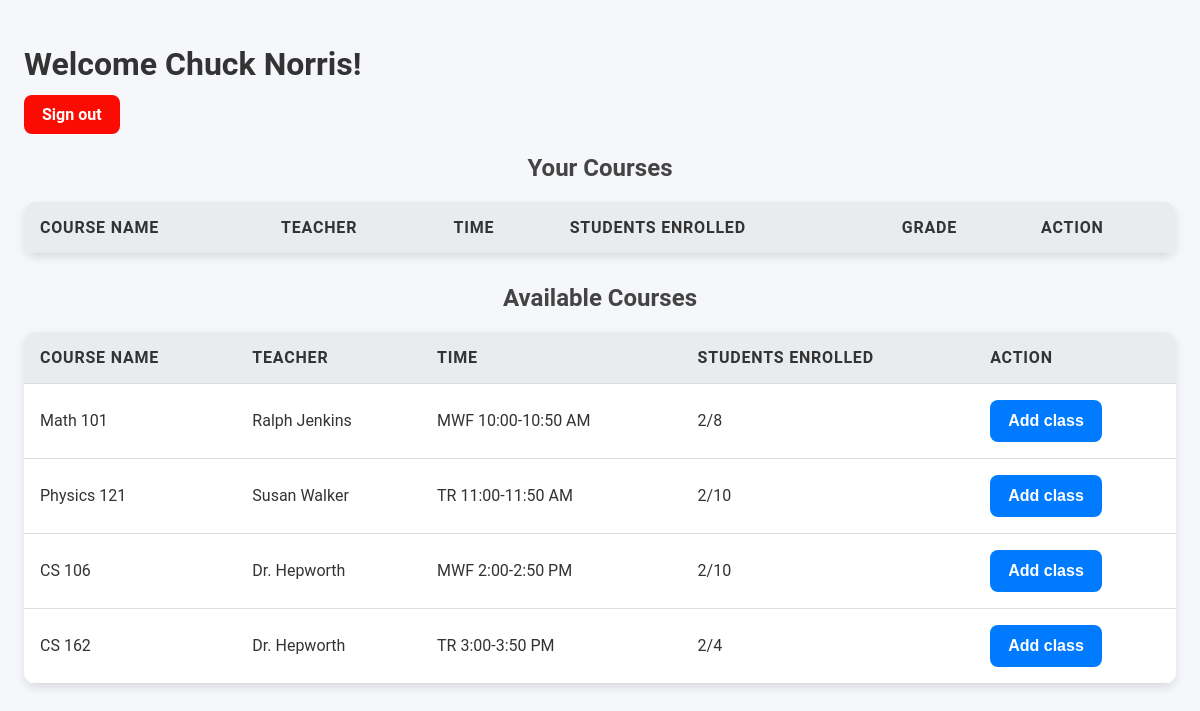
The app's page /dashboard (signed in) with its own data.
### app.py (models this page shows, shortened)
class User(UserMixin, db.Model):
    id = db.Column(db.Integer, primary_key=True)
    username = db.Column(db.String(80), unique=True, nullable=False)
    password_hash = db.Column(db.String(120), nullable=False)
    role = db.Column(db.String(20), nullable=False)
    display_name = db.Column(db.String(100))

class Course(db.Model):
    id = db.Column(db.Integer, primary_key=True)
    name = db.Column(db.String(100), nullable=False)
    teacher_id = db.Column(db.Integer, db.ForeignKey('user.id'), nullable=False)
    time = db.Column(db.String(50), nullable=False)
    capacity = db.Column(db.Integer, nullable=False)
    teacher = db.relationship('User', backref='courses')

### app.py (the view)
@app.route('/dashboard')
@login_required
def dashboard():
    if current_user.role == 'student':
        enrollments = Enrollment.query.filter_by(student_id=current_user.id).all()
        courses = Course.query.all()
        return render_template('student_dashboard.html', enrollments=enrollments, courses=courses)
    elif current_user.role == 'teacher':
        courses = Course.query.filter_by(teacher_id=current_user.id).all()
        return render_template('teacher_dashboard.html', courses=courses)
    return redirect(url_for('admin.index'))

### app.py (called while the page is built)
@login_manager.user_loader
def load_user(user_id):
    return User.query.get(int(user_id))

### templates/student_dashboard.html (shortened to what this page needs)
<!DOCTYPE html>
<html>
  <head>
    <link
      rel="stylesheet"
      href="{{ url_for('static', filename='style.css') }}"
    />
  </head>
  <body>
    <div class="dashboard-header">
      <h1>Welcome {{ current_user.display_name }}!</h1>
      <a href="{{ url_for('logout') }}" class="btn">Sign out</a>
    </div>
    <div class="section courses">
      <h2>Your Courses</h2>
      <table>
        <thead>
          <tr>
            <th>Course Name</th>
            <th>Teacher</th>
            <th>Time</th>
            <th>Students Enrolled</th>
            <th>Grade</th>
            <th>Action</th>
          </tr>
        </thead>
      </table>
      <h2>Available Courses</h2>
      <table>
        <thead>
          <tr>
            <th>Course Name</th>
            <th>Teacher</th>
            <th>Time</th>
            <th>Students Enrolled</th>
            <th>Action</th>
          </tr>
        </thead>
        <tbody>
          {% for course in courses %} {% if course.id not in
          enrollments|map(attribute='course_id')|list %}
          <tr>
            <td>{{ course.name }}</td>
            <td>{{ course.teacher.display_name }}</td>
            <td>{{ course.time }}</td>
            <td>{{ course.enrollments|length }}/{{ course.capacity }}</td>
            <td>
              {% if course.enrollments|length < course.capacity %}
              <form
                action="{{ url_for('enroll', course_id=course.id) }}"
                method="POST"
              >
                <button type="submit" class="btn-enroll">Add class</button>
              </form>
              {% else %}
              <span class="full">Full</span>
              {% endif %}
            </td>
          </tr>
          {% endif %} {% endfor %}
        </tbody>
      </table>
    </div>
  </body>
</html>

### static/style.css (style rules this page uses)
body { font-family: 'Roboto', sans-serif; margin: 0; padding: 2%; background-color: #f5f7fa; color: #333; }
button { background-color: #007bff; color: white; padding: 12px 18px; border: none; border-radius: 8px; cursor: pointer; font-size: 16px; font-weight: bold; transition: background-color 0.3s ease, transform 0.2s ease; }
.btn { text-decoration: none; color: white; background-color: #fc0b03; padding: 10px 18px; border-radius: 8px; font-weight: bold; transition: background-color 0.3s ease; }
table { width: 100%; border-collapse: collapse; margin-bottom: 30px; background-color: white; border-radius: 12px; overflow: hidden; box-shadow: 0 4px 10px rgba(0, 0, 0, 0.1); }
th, td { padding: 16px; text-align: left; border-bottom: 1px solid #ddd; }
th { background-color: #e9ecef; font-weight: bold; text-transform: uppercase; letter-spacing: 0.05em; }
td { background-color: #ffffff; }
h2 { color: #444; font-size: 24px; margin-top: 30px; margin-bottom: 20px; text-align: center; }

### records on screen
User: display_name "Chuck Norris"
Course: name "Math 101", teacher.display_name "Ralph Jenkins", time "MWF 10:00-10:50 AM", enrollments|length "2", capacity "8"
Course: name "Physics 121", teacher.display_name "Susan Walker", time "TR 11:00-11:50 AM", enrollments|length "2", capacity "10"
Course: name "CS 106", teacher.display_name "Dr. Hepworth", time "MWF 2:00-2:50 PM", enrollments|length "2", capacity "10"
Course: name "CS 162", teacher.display_name "Dr. Hepworth", time "TR 3:00-3:50 PM", enrollments|length "2", capacity "4"
